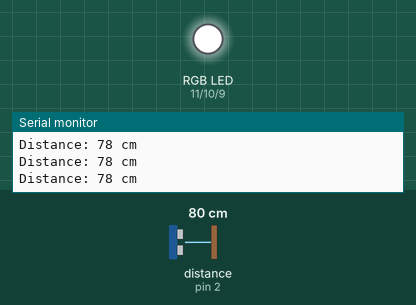
A sketch run on a simulated Arduino Uno, built with avr-gcc and run on an emulated ATmega328P. Parts: an RGB LED mixed from three pins (HIGH = lit), the last lines printed to the serial monitor. Wiring (inferred from the names in the program): ultrasonic range finder: trigger pin 3; echo pin 2. The inputs (shaded band) are chosen by the test bench; at power-on: distance to the obstacle (sensor on pin 2) 80 cm. The echo pulse lasts 58.3 µs per cm; pins used as bus, display or sensor lines are not drawn.

Above: at 1.2 s.
1.3 s: distance to the obstacle (sensor on pin 2) set to 22 cm
2.8 s: distance to the obstacle (sensor on pin 2) set to 18 cm
At 4.0 s:
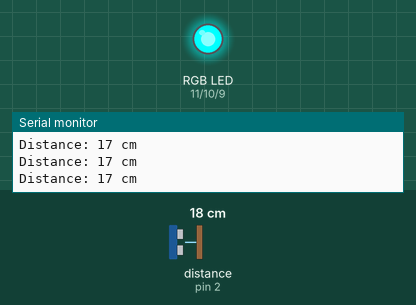
4.3 s: distance to the obstacle (sensor on pin 2) set to 15 cm
At 5.4 s:
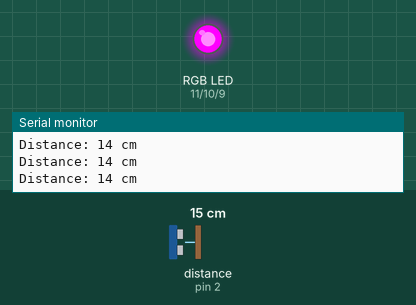
5.8 s: distance to the obstacle (sensor on pin 2) set to 13 cm
8.8 s: distance to the obstacle (sensor on pin 2) set to 10 cm
At 9.7 s:
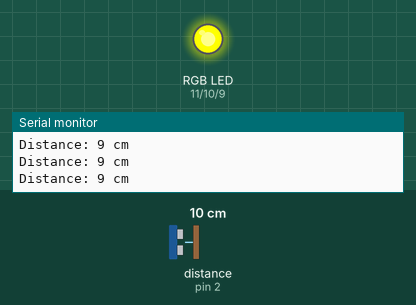
10.3 s: distance to the obstacle (sensor on pin 2) set to 2 cm
At 10.7 s:
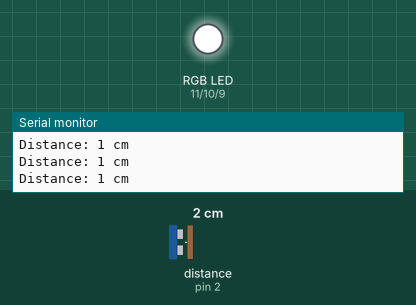
Timing chart, 0 to 13.3 s (numbered marks = the images above; inputs shaded):
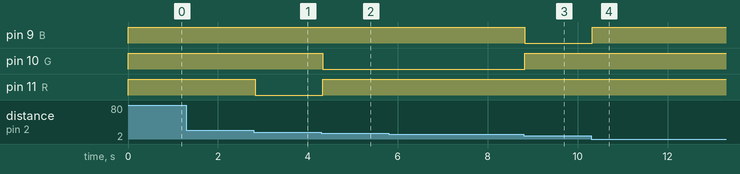

Measured:
- the behaviour switches between 21 and 20 cm on distance to the obstacle (sensor on pin 2) (found by bisection; images 0 and 1)
- the behaviour switches between 17 and 16 cm on distance to the obstacle (sensor on pin 2) (found by bisection; images 1 and 2)
- the behaviour switches between 12 and 11 cm on distance to the obstacle (sensor on pin 2) (found by bisection; images 2 and 3)
- after the input at 2.8 s, pin 11 (R): HIGH → LOW at once
- after the input at 4.3 s, pin 10 (G): HIGH → LOW at once; pin 11 (R): LOW → HIGH at once
- after the input at 8.8 s, pin 9 (B): HIGH → LOW at once; pin 10 (G): LOW → HIGH at once
- after the input at 10.3 s, pin 9 (B): LOW → HIGH at once

The sketch:

17.sonar_RGB3LED.ino
```cpp
int R=11, G=10, B=9;
const int trigPin = 3, echoPin = 2;
long duration;
int distanceCm, distanceInch;

void setup() {
  pinMode(trigPin, OUTPUT);
  pinMode(echoPin, INPUT);
  pinMode(R, OUTPUT);
  pinMode(G, OUTPUT);
  pinMode(B, OUTPUT);
  initialize();
  Serial.begin(9600);
}

void loop() {

  digitalWrite(trigPin, LOW);
  delayMicroseconds(2);
  digitalWrite(trigPin, HIGH);
  delayMicroseconds(10);
  digitalWrite(trigPin, LOW);
  duration = pulseIn(echoPin, HIGH);
  distanceCm= duration*0.034/2;
  Serial.print("Distance: ");
  Serial.print(distanceCm);
  Serial.println(" cm");
  delay(10);
  if (distanceCm > 15 && distanceCm < 20) {
    digitalWrite(R, LOW);
    digitalWrite(G, HIGH);
    digitalWrite(B, HIGH);
  } else if (distanceCm > 10 && distanceCm < 20) {
    digitalWrite(R, HIGH);
    digitalWrite(G, LOW);
    digitalWrite(B, HIGH);
  } else if (distanceCm > 5 && distanceCm < 20) {
    digitalWrite(R, HIGH);
    digitalWrite(G, HIGH);
    digitalWrite(B, LOW);
  } else {
    initialize();
  }
}

void initialize() {
  digitalWrite(R, HIGH);
  digitalWrite(G, HIGH);
  digitalWrite(B, HIGH);
}
```
